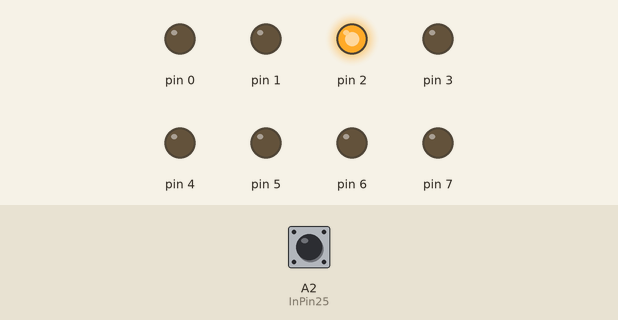
This sketch was run on a simulated Arduino Uno, built with avr-gcc and run on an emulated ATmega328P. Parts: output pins drawn as LEDs (lit = HIGH). The test bench sets the inputs (shaded band); at power-on: A2 (InPin25) HIGH. EEPROM starts erased. At 5.6 s the program stops and its outputs stay as they are.

Above: at 0.1 s.
At 5.7 s:
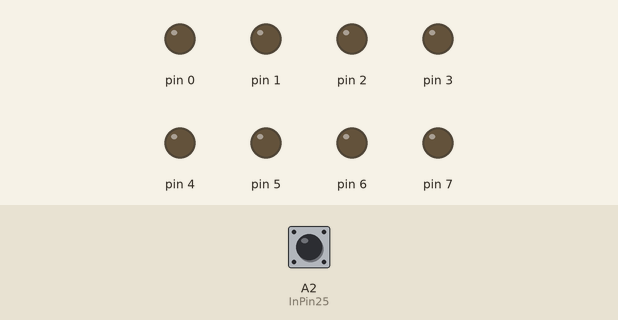
Timing chart, 0 to 7.1 s (numbered marks = the images above):
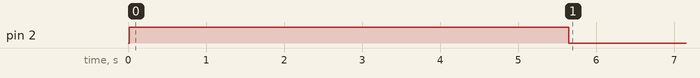

The sketch:

AER5_ARM_8M_jan26_v0.ino
```cpp
#include <EEPROM.h>

int InPin25 = A2;    // pushbutton connected to digital pin 25
int val = 0;      // variable to store the read value

void setup() {
  DDRD = 0xFF; // PORT D OUT RELAY Port
  PORTD = 0x00; // PORT D all Relay are OFF
  DDRC = 0x00; // PORT C IN SWITCH Port
  PORTC = 0x0F; // GATE is PULL-UP ON

  //PORTD = 0b00010000; DOWN
  //PORTD = 0b00000100; UP
  pinMode(InPin25, INPUT_PULLUP);    // sets the digital pin 7 as input
  cli(); // No interrupts
}

void loop() {

  delay(1000); //0,1 sec

  float dataF = 0;
  EEPROM.get(6, dataF);
  if (dataF == 0)
  {
    float dataF = 1;
    EEPROM.put(6, dataF);
    PORTD = 0b00010000;
  }
  else
  {
    float dataF = 0;
    EEPROM.put(6, dataF);
    PORTD = 0b00000100;
  }

for (int i = 0; i < 200; i++) // first 2 sec
  {
    delay(1000);
  }

  for (int i = 0; i < 900; i++) // timeout 9 sec
  {
    delay(1000);
    val = digitalRead(InPin25);
    if (val == 0)
    {
      break;
    }
    else {}
  }
loop1:
  PORTD = 0x00;
  goto loop1;

}
```

Measured:
- by itself, pin 2: LOW → HIGH at 0.02 s, → LOW 5.6 s later
